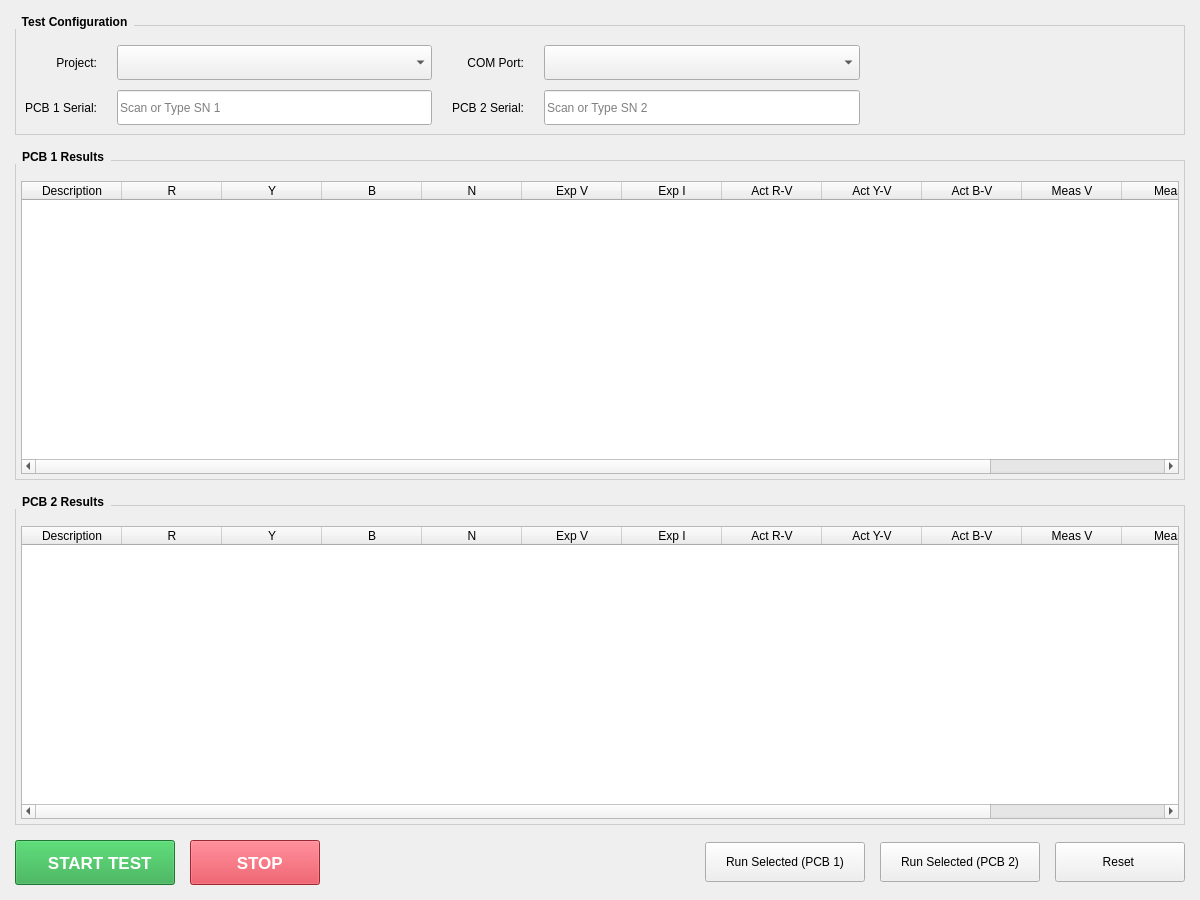
<?xml version="1.0" encoding="UTF-8"?>
<ui version="4.0">
 <class>ExecutionView</class>
 <widget class="QWidget" name="ExecutionView">
  <property name="geometry">
   <rect>
    <x>0</x>
    <y>0</y>
    <width>1200</width>
    <height>900</height>
   </rect>
  </property>
  <layout class="QVBoxLayout" name="mainLayout">
   <property name="spacing">
    <number>15</number>
   </property>
   <property name="leftMargin">
    <number>15</number>
   </property>
   <property name="topMargin">
    <number>15</number>
   </property>
   <property name="rightMargin">
    <number>15</number>
   </property>
   <property name="bottomMargin">
    <number>15</number>
   </property>
   <item>
    <widget class="QGroupBox" name="groupBox_controls">
     <property name="styleSheet">
      <string notr="true">QGroupBox { font-weight: bold; border: 1px solid #ccc; margin-top: 10px; padding-top: 10px; } QGroupBox::title { subcontrol-origin: margin; subcontrol-position: top left; padding: 0 5px; }</string>
     </property>
     <property name="title">
      <string>Test Configuration</string>
     </property>
     <layout class="QGridLayout" name="gridLayout_controls">
      <property name="horizontalSpacing">
       <number>20</number>
      </property>
      <property name="verticalSpacing">
       <number>10</number>
      </property>
      <item row="0" column="0">
       <widget class="QLabel" name="label_project">
        <property name="text">
         <string>Project:</string>
        </property>
        <property name="alignment">
         <set>Qt::AlignRight|Qt::AlignTrailing|Qt::AlignVCenter</set>
        </property>
       </widget>
      </item>
      <item row="0" column="1">
       <widget class="QComboBox" name="comboBox_projects">
        <property name="minimumSize">
         <size>
          <width>250</width>
          <height>35</height>
         </size>
        </property>
       </widget>
      </item>
      <item row="0" column="2">
       <widget class="QLabel" name="label_com">
        <property name="text">
         <string>COM Port:</string>
        </property>
        <property name="alignment">
         <set>Qt::AlignRight|Qt::AlignTrailing|Qt::AlignVCenter</set>
        </property>
       </widget>
      </item>
      <item row="0" column="3">
       <widget class="QComboBox" name="comboBox_comPort">
        <property name="minimumSize">
         <size>
          <width>150</width>
          <height>35</height>
         </size>
        </property>
       </widget>
      </item>
      <item row="0" column="4">
       <spacer name="hSpacer_0">
        <property name="orientation">
         <enum>Qt::Horizontal</enum>
        </property>
        <property name="sizeHint" stdset="0">
         <size>
          <width>0</width>
          <height>0</height>
         </size>
        </property>
       </spacer>
      </item>
      <item row="1" column="0">
       <widget class="QLabel" name="label_sn1">
        <property name="text">
         <string>PCB 1 Serial:</string>
        </property>
        <property name="alignment">
         <set>Qt::AlignRight|Qt::AlignTrailing|Qt::AlignVCenter</set>
        </property>
       </widget>
      </item>
      <item row="1" column="1">
       <widget class="QLineEdit" name="lineEdit_pcbSerial_1">
        <property name="minimumSize">
         <size>
          <width>200</width>
          <height>35</height>
         </size>
        </property>
        <property name="placeholderText">
         <string>Scan or Type SN 1</string>
        </property>
       </widget>
      </item>
      <item row="1" column="2">
       <widget class="QLabel" name="label_sn2">
        <property name="text">
         <string>PCB 2 Serial:</string>
        </property>
        <property name="alignment">
         <set>Qt::AlignRight|Qt::AlignTrailing|Qt::AlignVCenter</set>
        </property>
       </widget>
      </item>
      <item row="1" column="3">
       <widget class="QLineEdit" name="lineEdit_pcbSerial_2">
        <property name="minimumSize">
         <size>
          <width>200</width>
          <height>35</height>
         </size>
        </property>
        <property name="placeholderText">
         <string>Scan or Type SN 2</string>
        </property>
       </widget>
      </item>
     </layout>
    </widget>
   </item>
   <item>
    <widget class="QGroupBox" name="groupBox_results_1">
     <property name="sizePolicy">
      <sizepolicy hsizetype="Preferred" vsizetype="Expanding">
       <horstretch>0</horstretch>
       <verstretch>1</verstretch>
      </sizepolicy>
     </property>
     <property name="styleSheet">
      <string notr="true">QGroupBox { font-weight: bold; border: 1px solid #ccc; margin-top: 10px; } QGroupBox::title { subcontrol-origin: margin; subcontrol-position: top left; padding: 0 5px; }</string>
     </property>
     <property name="title">
      <string>PCB 1 Results</string>
     </property>
     <layout class="QVBoxLayout" name="layout_res1">
      <property name="leftMargin">
       <number>5</number>
      </property>
      <property name="topMargin">
       <number>20</number>
      </property>
      <property name="rightMargin">
       <number>5</number>
      </property>
      <property name="bottomMargin">
       <number>5</number>
      </property>
      <item>
       <widget class="QTableWidget" name="tableWidget_results_1">
        <property name="columnCount">
         <number>13</number>
        </property>
        <attribute name="horizontalHeaderStretchLastSection">
         <bool>true</bool>
        </attribute>
        <column>
         <property name="text">
          <string>Description</string>
         </property>
        </column>
        <column>
         <property name="text">
          <string>R</string>
         </property>
        </column>
        <column>
         <property name="text">
          <string>Y</string>
         </property>
        </column>
        <column>
         <property name="text">
          <string>B</string>
         </property>
        </column>
        <column>
         <property name="text">
          <string>N</string>
         </property>
        </column>
        <column>
         <property name="text">
          <string>Exp V</string>
         </property>
        </column>
        <column>
         <property name="text">
          <string>Exp I</string>
         </property>
        </column>
        <column>
         <property name="text">
          <string>Act R-V</string>
         </property>
        </column>
        <column>
         <property name="text">
          <string>Act Y-V</string>
         </property>
        </column>
        <column>
         <property name="text">
          <string>Act B-V</string>
         </property>
        </column>
        <column>
         <property name="text">
          <string>Meas V</string>
         </property>
        </column>
        <column>
         <property name="text">
          <string>Meas I</string>
         </property>
        </column>
        <column>
         <property name="text">
          <string>Result</string>
         </property>
        </column>
       </widget>
      </item>
     </layout>
    </widget>
   </item>
   <item>
    <widget class="QGroupBox" name="groupBox_results_2">
     <property name="sizePolicy">
      <sizepolicy hsizetype="Preferred" vsizetype="Expanding">
       <horstretch>0</horstretch>
       <verstretch>1</verstretch>
      </sizepolicy>
     </property>
     <property name="styleSheet">
      <string notr="true">QGroupBox { font-weight: bold; border: 1px solid #ccc; margin-top: 10px; } QGroupBox::title { subcontrol-origin: margin; subcontrol-position: top left; padding: 0 5px; }</string>
     </property>
     <property name="title">
      <string>PCB 2 Results</string>
     </property>
     <layout class="QVBoxLayout" name="layout_res2">
      <property name="leftMargin">
       <number>5</number>
      </property>
      <property name="topMargin">
       <number>20</number>
      </property>
      <property name="rightMargin">
       <number>5</number>
      </property>
      <property name="bottomMargin">
       <number>5</number>
      </property>
      <item>
       <widget class="QTableWidget" name="tableWidget_results_2">
        <property name="columnCount">
         <number>13</number>
        </property>
        <attribute name="horizontalHeaderStretchLastSection">
         <bool>true</bool>
        </attribute>
        <column>
         <property name="text">
          <string>Description</string>
         </property>
        </column>
        <column>
         <property name="text">
          <string>R</string>
         </property>
        </column>
        <column>
         <property name="text">
          <string>Y</string>
         </property>
        </column>
        <column>
         <property name="text">
          <string>B</string>
         </property>
        </column>
        <column>
         <property name="text">
          <string>N</string>
         </property>
        </column>
        <column>
         <property name="text">
          <string>Exp V</string>
         </property>
        </column>
        <column>
         <property name="text">
          <string>Exp I</string>
         </property>
        </column>
        <column>
         <property name="text">
          <string>Act R-V</string>
         </property>
        </column>
        <column>
         <property name="text">
          <string>Act Y-V</string>
         </property>
        </column>
        <column>
         <property name="text">
          <string>Act B-V</string>
         </property>
        </column>
        <column>
         <property name="text">
          <string>Meas V</string>
         </property>
        </column>
        <column>
         <property name="text">
          <string>Meas I</string>
         </property>
        </column>
        <column>
         <property name="text">
          <string>Result</string>
         </property>
        </column>
       </widget>
      </item>
     </layout>
    </widget>
   </item>
   <item>
    <layout class="QHBoxLayout" name="horizontalLayout_buttons">
     <item>
      <widget class="QPushButton" name="pushButton_start">
       <property name="minimumSize">
        <size>
         <width>160</width>
         <height>45</height>
        </size>
       </property>
       <property name="styleSheet">
        <string notr="true">background-color: #28a745; color: white; font-weight: bold; font-size: 13pt;</string>
       </property>
       <property name="text">
        <string>  START TEST</string>
       </property>
      </widget>
     </item>
     <item>
      <widget class="QPushButton" name="pushButton_stop">
       <property name="minimumSize">
        <size>
         <width>130</width>
         <height>45</height>
        </size>
       </property>
       <property name="styleSheet">
        <string notr="true">background-color: #dc3545; color: white; font-weight: bold; font-size: 13pt;</string>
       </property>
       <property name="text">
        <string>  STOP</string>
       </property>
      </widget>
     </item>
     <item>
      <spacer name="hSpacer_btns">
       <property name="orientation">
        <enum>Qt::Horizontal</enum>
       </property>
       <property name="sizeHint" stdset="0">
        <size>
         <width>0</width>
         <height>0</height>
        </size>
       </property>
      </spacer>
     </item>
     <item>
      <widget class="QPushButton" name="pushButton_runSelected_1">
       <property name="minimumSize">
        <size>
         <width>160</width>
         <height>40</height>
        </size>
       </property>
       <property name="text">
        <string>Run Selected (PCB 1)</string>
       </property>
      </widget>
     </item>
     <item>
      <widget class="QPushButton" name="pushButton_runSelected_2">
       <property name="minimumSize">
        <size>
         <width>160</width>
         <height>40</height>
        </size>
       </property>
       <property name="text">
        <string>Run Selected (PCB 2)</string>
       </property>
      </widget>
     </item>
     <item>
      <widget class="QPushButton" name="pushButton_reset">
       <property name="minimumSize">
        <size>
         <width>130</width>
         <height>40</height>
        </size>
       </property>
       <property name="text">
        <string>Reset </string>
       </property>
      </widget>
     </item>
    </layout>
   </item>
  </layout>
 </widget>
 <resources/>
 <connections/>
</ui>
